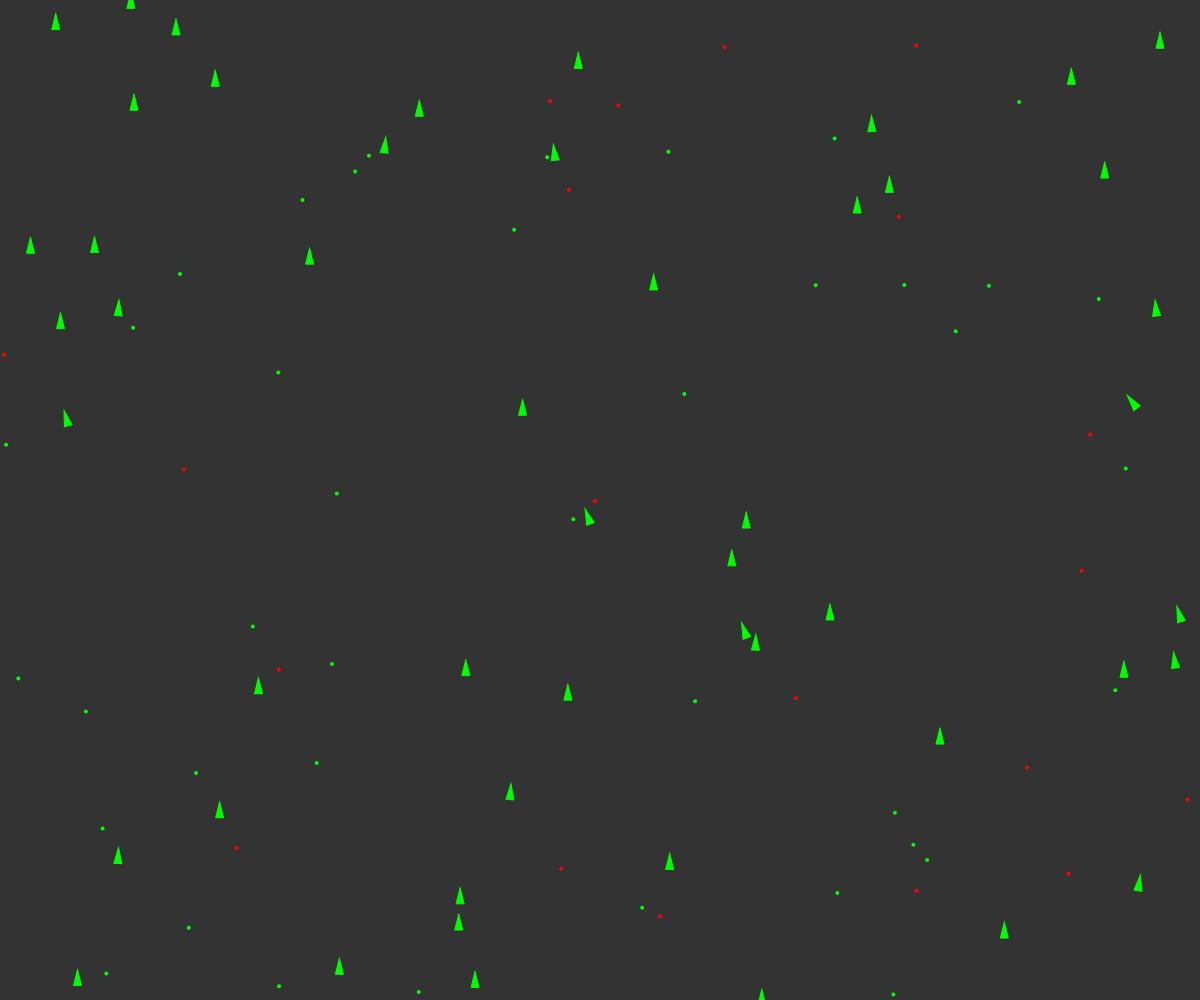
Frame 1 (no input)
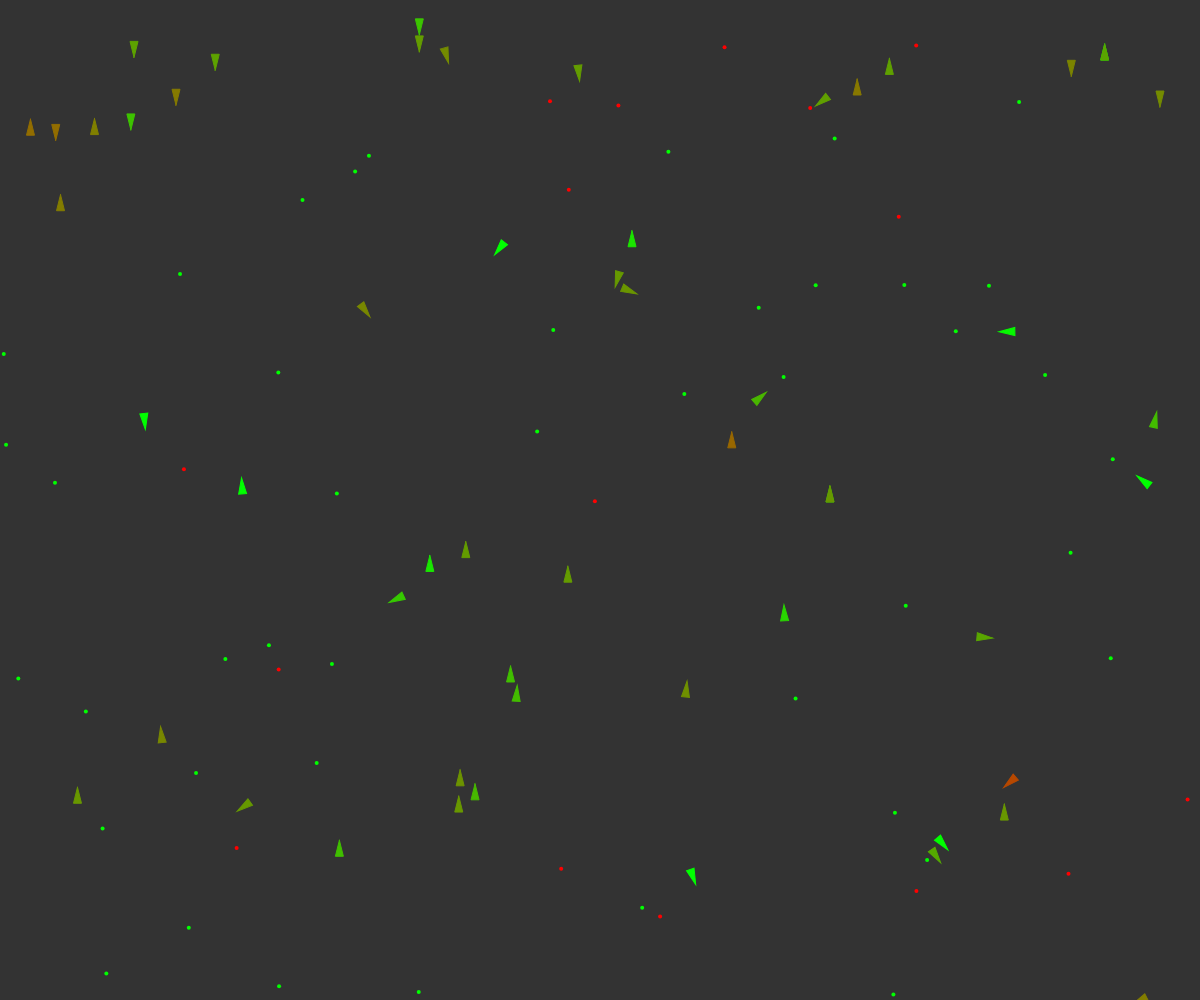
Frame 60 (no input)
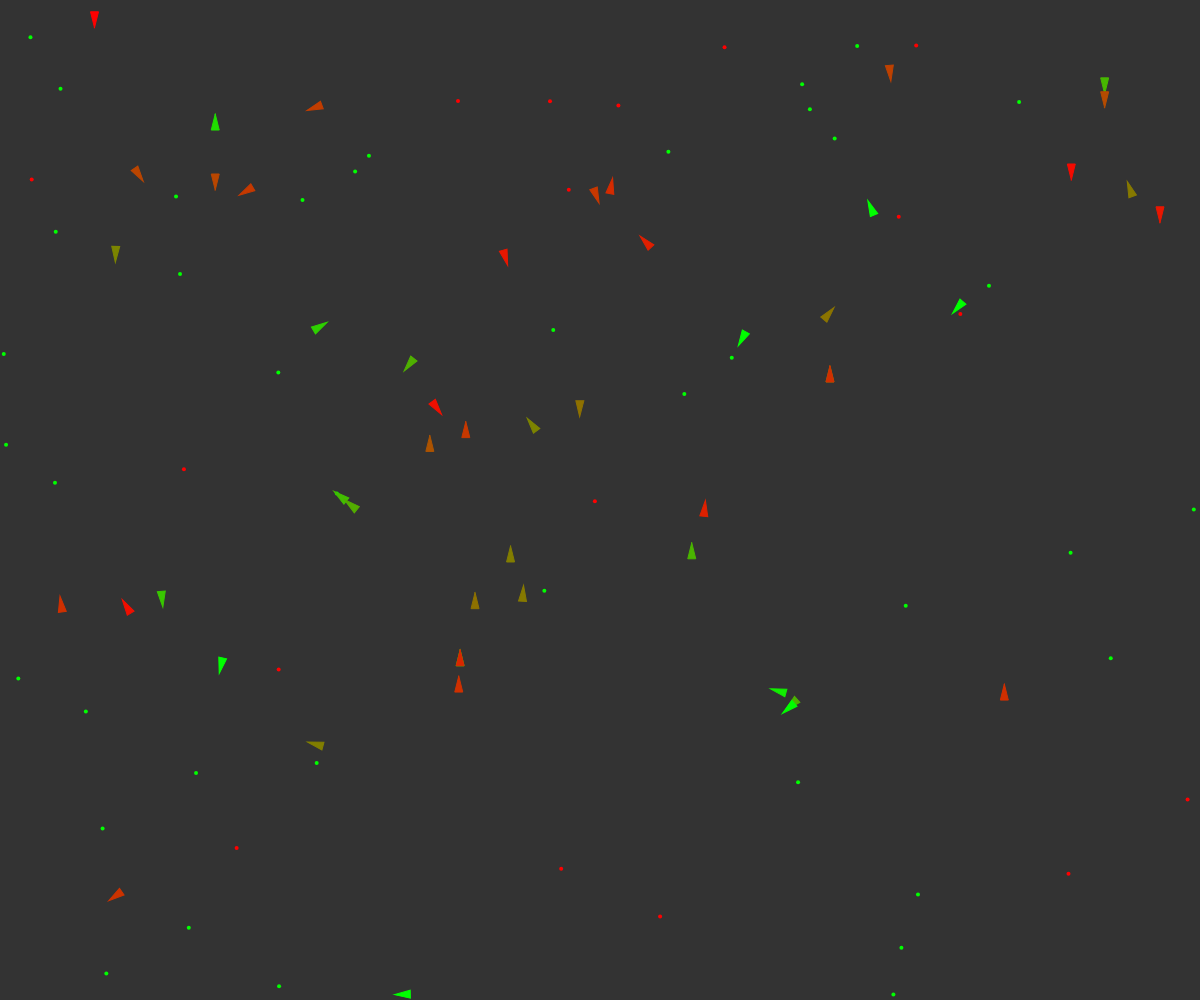
Frame 120 (the mouse pressed at the canvas centre since frame 60)

The p5.js sketch that drew these frames (run headless with seeded random() and noise() and a simulated clock; from frame 60 on, the mouse is pressed at the canvas centre):

// p5.js sketch
// ── sketch.js
let vehicles = [];
let food = [];
let poison = [];
let debug = false;

function setup() {
  createCanvas(windowWidth, windowHeight);
  for (let i = 0; i < 50; i++) {
    let x = random(width);
    let y = random(height);
    vehicles[i] = new Vehicle(x, y);
  }
  for (let i = 0; i < 40; i++){
    let x = random(width);
    let y = random(height);
    food.push(createVector(x, y));
  }
  for (let i = 0; i < 20; i++){
    let x = random(width);
    let y = random(height);
    poison.push(createVector(x, y));
  }
}
  
function mouseDragged(){
  vehicles.push(new Vehicle(mouseX, mouseY));
}

function keyPressed(){
  if (keyCode === 68){
    if (debug){
      debug = false;
    }else{
      debug = true;
    }
  }
}

function draw() {
  background(51);

  if(random(1)< 0.1){
      let x = random(width);
      let y = random(height);
      food.push(createVector(x, y));
  }

  if(random(1)< .05){
    let x = random(width);
    let y = random(height);
    poison.push(createVector(x, y));
}

  for (let i = 0; i < food.length; i++){
    fill(0, 255, 0);
    noStroke();
    ellipse(food[i].x, food[i].y, 4, 4)
  }
  for (let i = 0; i < poison.length; i++){
    fill(255, 0, 0);
    noStroke();
    ellipse(poison[i].x, poison[i].y, 4, 4)
  }
  for (let i = vehicles.length - 1; i >= 0; i--) {
    vehicles[i].boundaries();
    vehicles[i].behaviors(food, poison);
    vehicles[i].update();
    vehicles[i].display();

    let newVehicle = vehicles[i].clone();
    if(newVehicle != null){
      vehicles.push(newVehicle);
    }

    if (vehicles[i].dead()){
      let x = vehicles[i].position.x;
      let y = vehicles[i].position.y;
      food.push(createVector(x, y));
      vehicles.splice(i, 1);
    }
  }

}
// ── vehicle.js
let mr = 0.02

class Vehicle {
  constructor(x, y, dna) {
    this.acceleration = createVector(0, 0);
    this.velocity = createVector(0, -2);
    this.position = createVector(x, y);
    this.r = 4;
    this.maxspeed = random(2, 6);
    this.maxforce = random(0.2, 0.6);
    this.imunity = random(0.004, 0.01);
    this.health = 1;

    this.dna = [];
    if(dna === undefined){
      // food Weight
      this.dna[0] = random(-2, 2);
      // poison weight
      this.dna[1] = random(-2, 2);
      // food perception
      this.dna[2] = random(0, 100);
      // poison perception
      this.dna[3] = random(0, 100);
    }else{
      //mutation
      for (let i = 0; i < dna.length / 2; i++){
        this.dna[i] = dna[i];
        if (random(1)<mr){
          this.dna[i] += random(-0.1, 0.1);
        }
      }for (let i = dna.length / 2; i < dna.length; i++){
        this.dna[i] = dna[i];
        if (random(1)<mr){
          this.dna[i] += random(-10, 10);
        }
      }
    }

    
  }

  // Method to update location
  update() {
    this.health -= this.imunity;
    // Update velocity
    this.velocity.add(this.acceleration);
    // Limit speed
    this.velocity.limit(this.maxspeed);
    this.position.add(this.velocity);
    // Reset accelerationelertion to 0 each cycle
    this.acceleration.mult(0);
  }

  applyForce(force) {
    // We could add mass here if we want A = F / M
    this.acceleration.add(force);
  }

  // A method that calculates a steering force towards a target
  // STEER = DESIRED MINUS VELOCITY
  seek(target) {

    var desired = p5.Vector.sub(target, this.position); // A vector pointing from the location to the target

    // Scale to maximum speed
    desired.setMag(this.maxspeed);

    // Steering = Desired minus velocity
    var steer = p5.Vector.sub(desired, this.velocity);
    steer.limit(this.maxforce); // Limit to maximum steering force

    // this.applyForce(steer);
    return steer;
  }

  display() {
    // Draw a triangle rotated in the direction of velocity
    let angle = this.velocity.heading() + PI / 2;
    push();
    translate(this.position.x, this.position.y);
    rotate(angle);
    if(debug){
      strokeWeight(3);
  
      stroke(0, 255, 0);
      noFill();
      line(0, 0, 0, -this.dna[0] * 25);
      ellipse(0, 0, this.dna[2]*2);
      strokeWeight(2);
      stroke(255, 0, 0);
      line(0, 0, 0, -this.dna[1] * 25);
      ellipse(0, 0, this.dna[3]*2);

    }

    let gr = color(0, 255, 0);
    let rd = color(255, 0, 0);
    let col = lerpColor(rd, gr, this.health);

    fill(col);
    stroke(col);
    strokeWeight(1);
    beginShape();
    vertex(0, -this.r * 2);
    vertex(-this.r, this.r * 2);
    vertex(this.r, this.r * 2);
    endShape(CLOSE);

    pop();
  }

  eat(list, nutrition, perception){
    let record = Infinity;
    let closest = null;
    for(let i = list.length-1; i >= 0; i--){
      let d = this.position.dist(list[i]);    
      if(d < this.maxspeed){
        list.splice(i, 1);
        this.health += nutrition;
      }else{
        if (d < record && d < perception){
          record = d;
          closest = list[i];
        }
      }
    }

    if (closest != null){
      return this.seek(closest);
    }
    return createVector(0, 0);

  }

  behaviors(good, bad){
    let steerG = this.eat(good, 0.3, this.dna[2]);
    let steerB = this.eat(bad, -0.75, this.dna[3]);
    
    steerG.mult(this.dna[0]);
    steerB.mult(this.dna[1]);

    this.applyForce(steerG);
    this.applyForce(steerB);
  }

  dead(){
    return (this.health<0);
  }

  boundaries() {
    let d = 25;
    let desired = null;

    if (this.position.x < d) {
      desired = createVector(this.maxspeed, this.velocity.y);
    } else if (this.position.x > width - d) {
      desired = createVector(-this.maxspeed, this.velocity.y);
    }

    if (this.position.y < d) {
      desired = createVector(this.velocity.x, this.maxspeed);
    } else if (this.position.y > height - d) {
      desired = createVector(this.velocity.x, -this.maxspeed);
    }

    if (desired !== null) {
      desired.normalize();
      desired.mult(this.maxspeed);
      let steer = p5.Vector.sub(desired, this.velocity);
      steer.limit(this.maxforce);
      this.applyForce(steer);
    }
  }

  clone(){
    if (random(1) < 0.002){
      return new Vehicle(this.position.x, this.position.y, this.dna);
    }else{
      return null;
    }
  }
}
